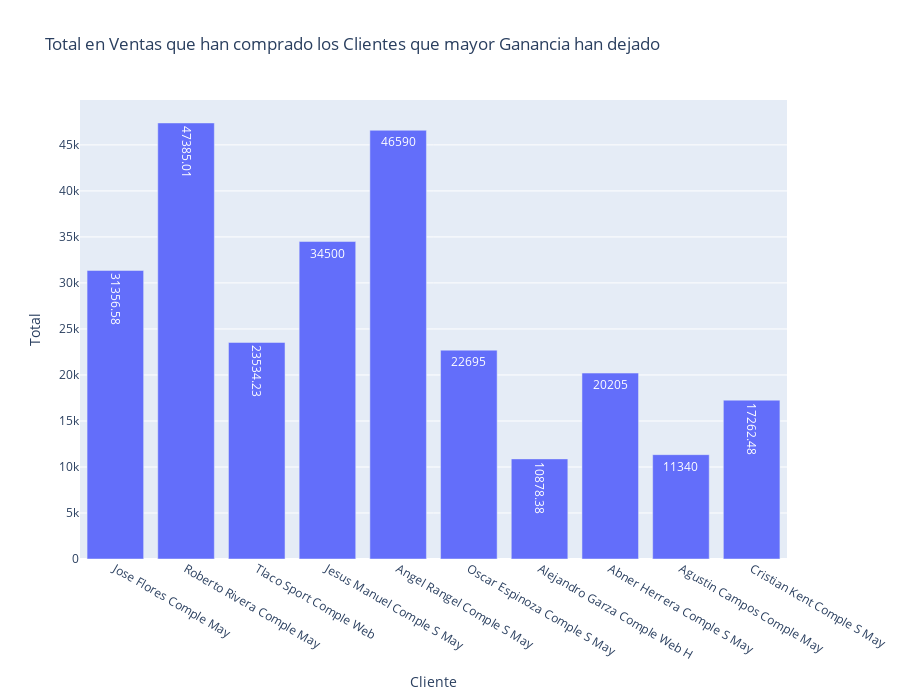

The code cell stored with this chart in its notebook:
### Code cell
#Con nuestro DF de Compras de Clientes en general, obtenemos los primeros 10 clientes que mayores MARGENES han dejado en su historial de compras
fig = px.bar(dfClientesComprasGeneral, x='Cliente', y='Total', title="Total en Ventas que han comprado los Clientes que mayor Ganancia han dejado",
             text='Total',
             height=700)
fig.show()

### Figure 1 — Plotly figure (JSON) as saved in the notebook; plotly's stock layout.template omitted (floating-point values rounded to 4 significant figures)
{"data": [{"hovertemplate": "Cliente=%{x}<br>Total=%{text}<extra></extra>", "legendgroup": "", "marker": {"color": "#636efa", "pattern": {"shape": ""}}, "name": "", "orientation": "v", "showlegend": false, "text": [31360.0, 47390.0, 23530.0, 34500.0, 46590.0, 22700.0, 10880.0, 20200.0, 11340.0, 17260.0], "textposition": "auto", "type": "bar", "x": ["Jose Flores Comple May", "Roberto Rivera Comple May", "Tlaco Sport Comple Web", "Jesus Manuel Comple S May", "Angel Rangel Comple S May", "Oscar Espinoza Comple S May", "Alejandro Garza Comple Web H", "Abner Herrera Comple S May", "Agustin Campos Comple May", "Cristian Kent Comple S May"], "xaxis": "x", "y": [31360.0, 47390.0, 23530.0, 34500.0, 46590.0, 22700.0, 10880.0, 20200.0, 11340.0, 17260.0], "yaxis": "y"}], "layout": {"barmode": "relative", "height": 700, "legend": {"tracegroupgap": 0}, "title": {"text": "Total en Ventas que han comprado los Clientes que mayor Ganancia han dejado"}, "xaxis": {"anchor": "y", "domain": [0, 1], "title": {"text": "Cliente"}}, "yaxis": {"anchor": "x", "domain": [0, 1], "title": {"text": "Total"}}}}
